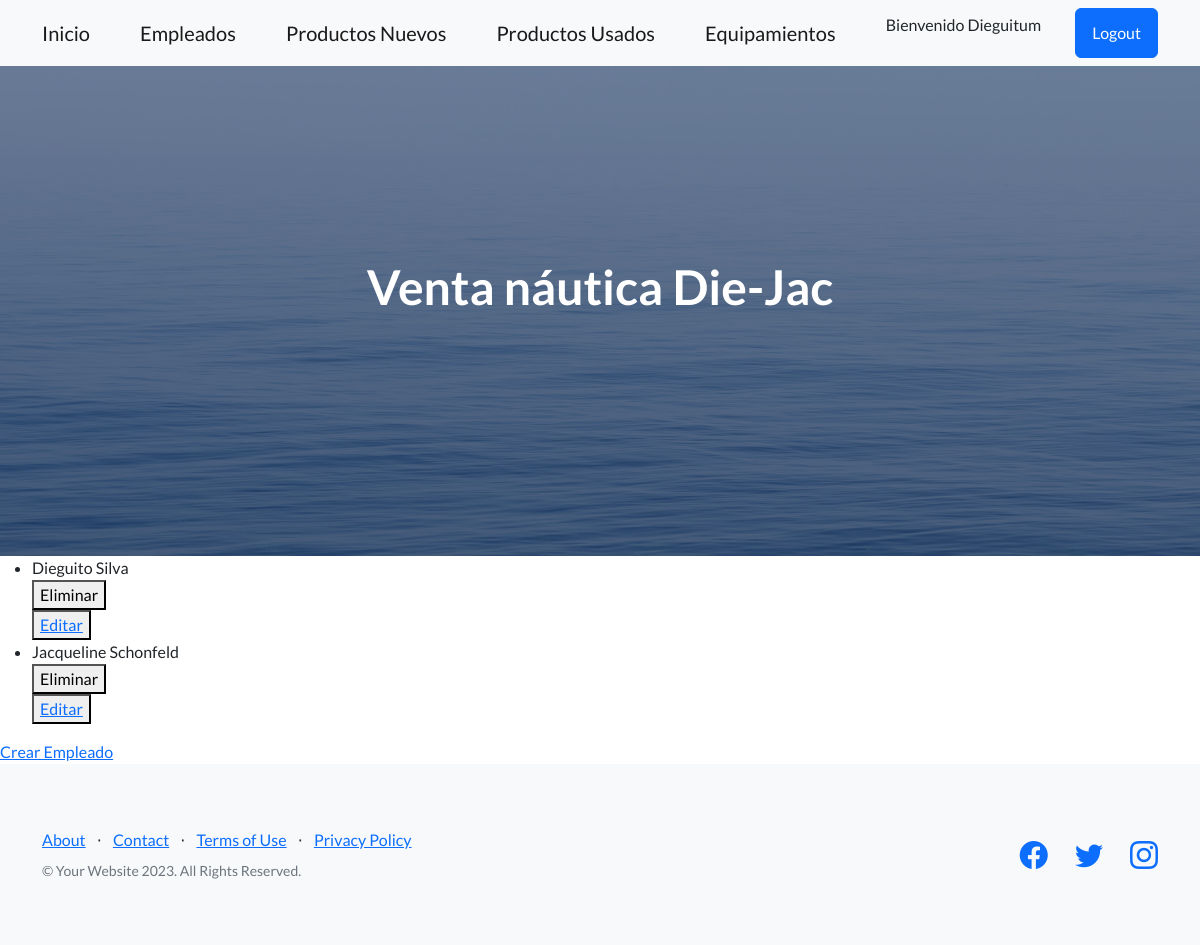
/AppProyectoFinal/listaEmpleados/ (signed in), run on an earlier commit of the app's database.
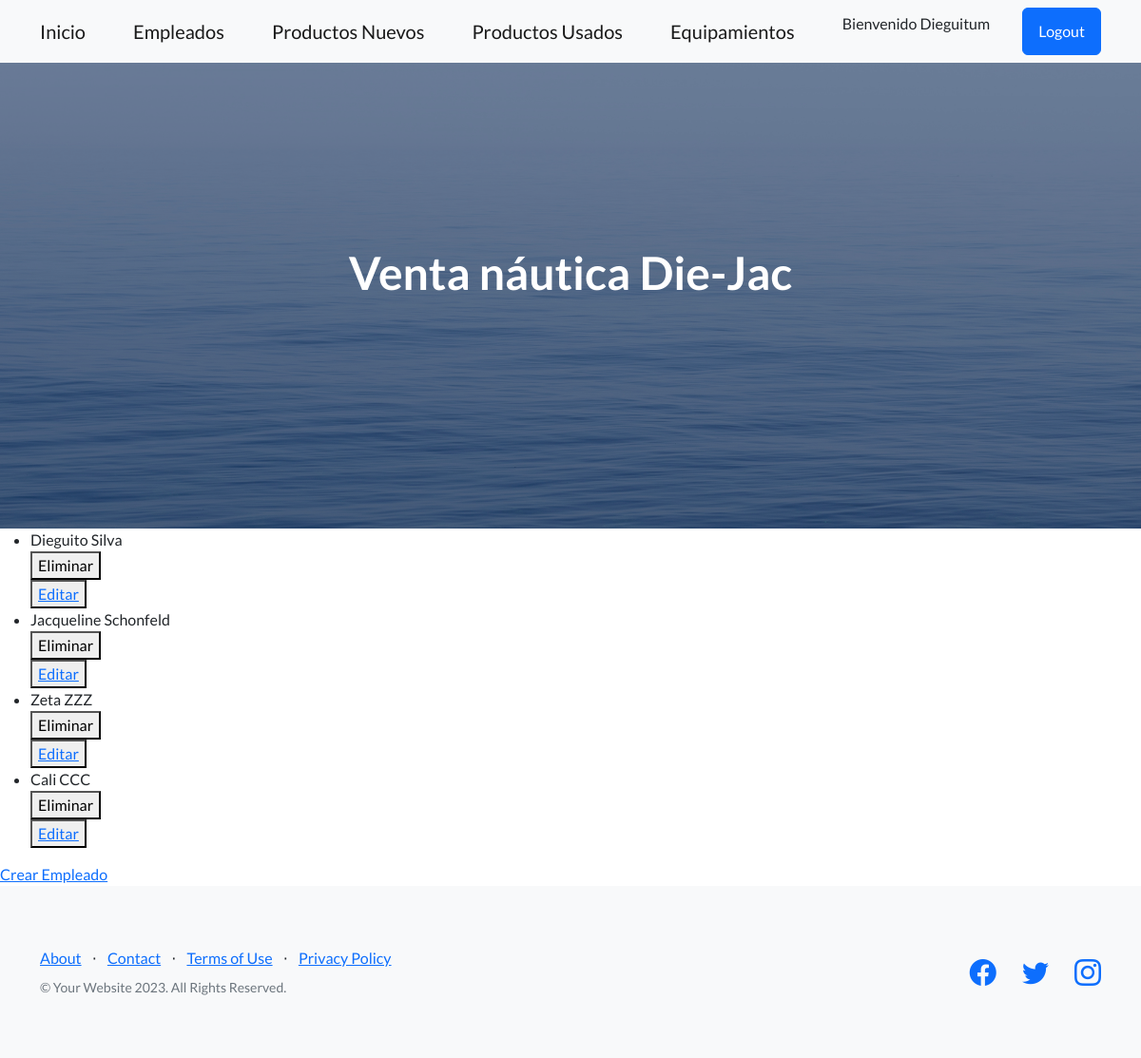
And on a later commit of the database.
### AppProyectoFinal/models.py (models this page shows, shortened)
class Empleado(models.Model):
    nombre = models.CharField(max_length=50)
    apellido = models.CharField(max_length=50)
    email = models.CharField(max_length=100)
    celular = models.IntegerField()

### AppProyectoFinal/views.py (the view)
# urls.py: path('listaEmpleados/', listaEmpleados, name='listaEmpleados'),
@login_required
def listaEmpleados(req):
    empleados = Empleado.objects.all()
    return render(req, "leerEmpleados.html", {"empleados": empleados})

### AppProyectoFinal/templates/leerEmpleados.html
{% extends 'padre.html' %}
{% block ContenidoQueCambia %}
    <ul>
        {% for empleado in empleados %}
            <li>{{ empleado.nombre }} {{ empleado.apellido }}</li>
            <div>
                <form action="{% url 'eliminaEmpleados' empleado.id %}" method="post">{% csrf_token %}
                    <button type="submit">Eliminar</button>
                </form>
                <button>
                    <a href="{% url 'editarEmpleados' empleado.id %}">Editar</a>
                </button>
            </div>
        {% endfor %}
    </ul>
    <a href="{% url 'empleado_formulario' %}">Crear Empleado</a>
{% endblock ContenidoQueCambia %}

What changed in the data, as far as the page shows it:
added Empleado: nombre "Zeta", apellido "ZZZ"
added Empleado: nombre "Cali", apellido "CCC"
